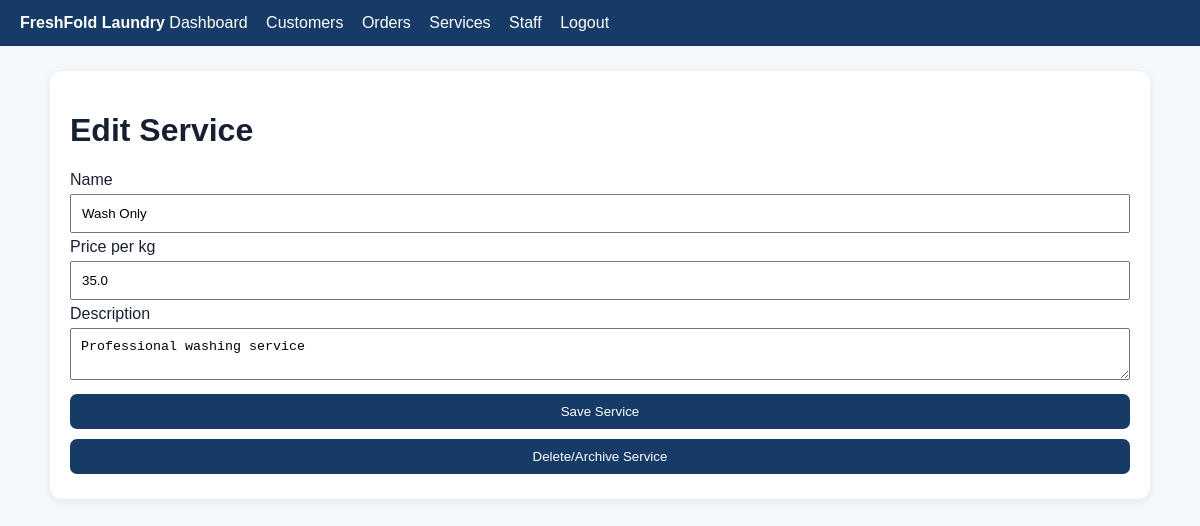
The page /services/2/edit (signed in) on the database its author committed.
### tables this page shows
CREATE TABLE services (
            id INTEGER PRIMARY KEY AUTOINCREMENT,
            name TEXT UNIQUE NOT NULL,
            price_per_kg REAL NOT NULL,
            description TEXT NOT NULL DEFAULT '',
            active INTEGER NOT NULL DEFAULT 1
        );

### app.py (the view)
@app.route("/services/<int:service_id>/edit")
@login_required
def edit_service(service_id):
    service = get_db().execute("SELECT * FROM services WHERE id=?", (service_id,)).fetchone()
    if not service:
        abort(404)
    return render_template("service_edit.html", service=service)

### app.py (called while the page is built)
def get_db():
    if "db" not in g:
        g.db = sqlite3.connect(app.config["DATABASE"])
        g.db.row_factory = sqlite3.Row
        g.db.execute("PRAGMA foreign_keys = ON")
    return g.db

def login_required(view):
    @wraps(view)
    def wrapped_view(*args, **kwargs):
        if "user_id" not in session:
            return redirect(url_for("login", next=request.path))
        return view(*args, **kwargs)
    return wrapped_view

@app.context_processor
def inject_globals():
    return {"statuses": STATUSES, "today": date.today().isoformat(), "shop_name": "FreshFold Laundry"}

@app.before_request
def ensure_database():
    init_db()

### templates/service_edit.html (shortened to what this page needs)
{% extends "base.html" %}{% block content %}
<div class="card"><h1>Edit Service</h1><form method="post" action="{{url_for('save_service')}}">
<label>Name</label><input name="name" value="{{service.name}}" required>
<label>Price per kg</label><input name="price_per_kg" type="number" step="0.01" value="{{service.price_per_kg}}" required>
<label>Description</label><textarea name="description">{{service.description}}</textarea>
<button>Save Service</button></form>
<form method="post" action="{{url_for('delete_service',service_id=service.id)}}"><button>Delete/Archive Service</button></form></div>{% endblock %}

### templates/base.html (style rules this page uses)
body { font-family:Arial,sans-serif;margin:0;background:#f4f7fb;color:#172033 }
.card { background:white;border-radius:12px;padding:20px;margin-bottom:18px;box-shadow:0 2px 10px #0001 }
input,select,textarea,button { padding:10px;margin:5px 0;width:100%;box-sizing:border-box }
button { background:#173b67;color:white;border:0;border-radius:7px;cursor:pointer }

### rows shown on the page
services: name "Wash Only", price_per_kg "35.0", description "Professional washing service"
